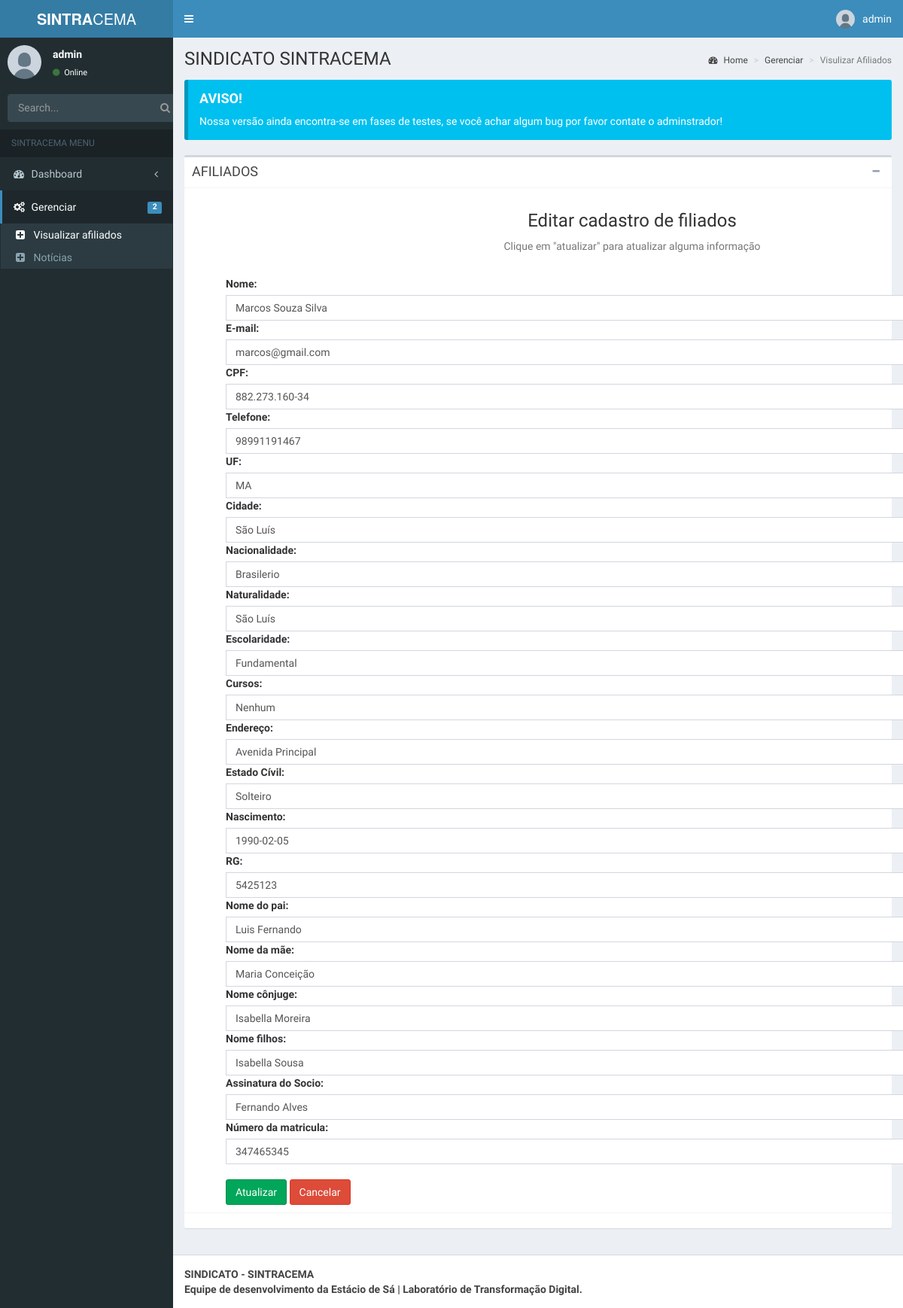
The page /admin/pages/layout/edit.php?id=1 (signed in) on the database as committed earlier.
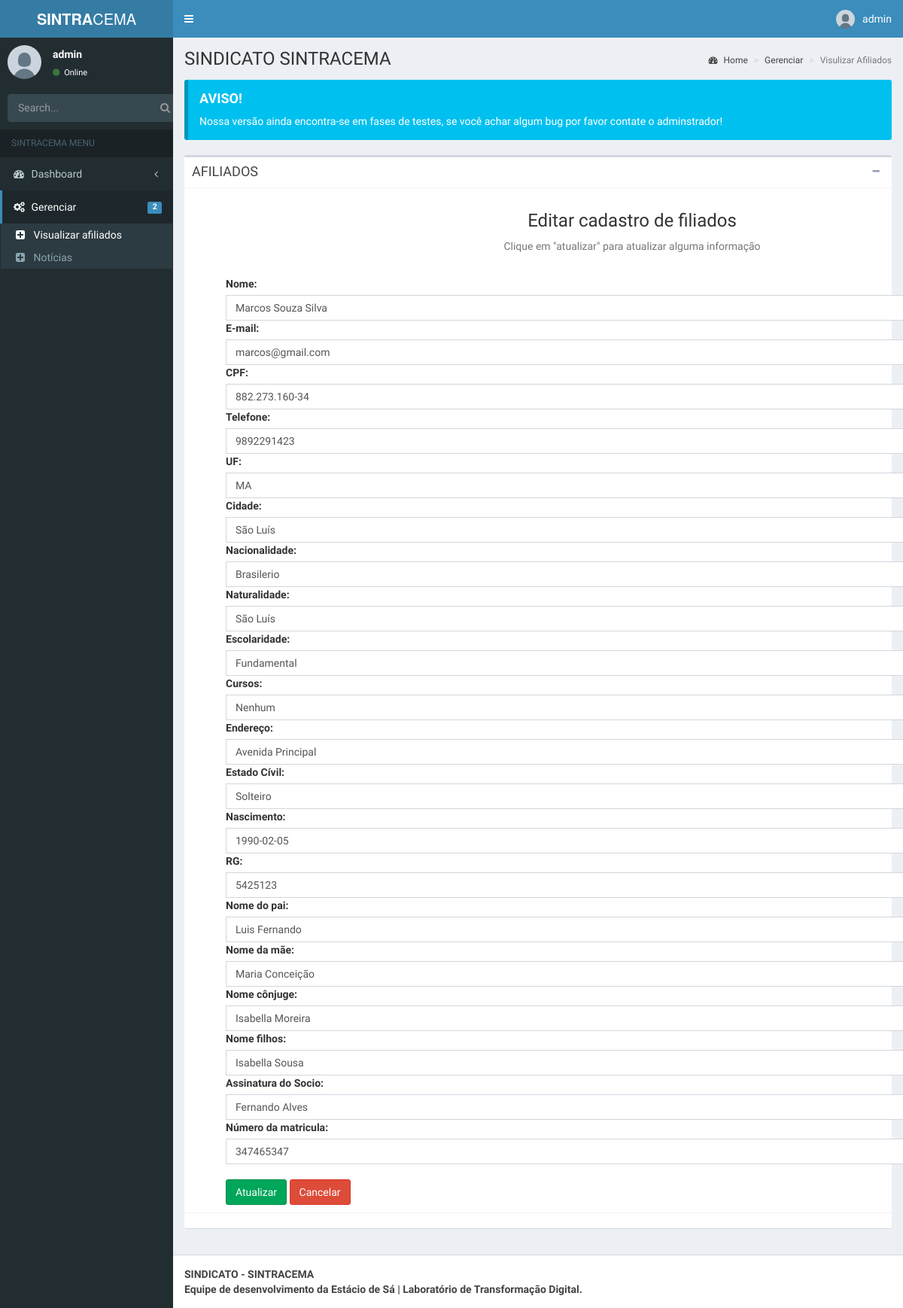
The same page on the database as committed later.
### tables this page shows
CREATE TABLE `filiais` (
  `id` int(11) NOT NULL,
  `nome` varchar(100) DEFAULT NULL,
  `email` varchar(150) NOT NULL,
  `uf` varchar(2) DEFAULT NULL,
  `cidade` varchar(30) DEFAULT NULL,
  `nacionalidade` varchar(20) DEFAULT NULL,
  `naturalidade` varchar(30) DEFAULT NULL,
  `escolaridade` varchar(20) DEFAULT NULL,
  `cursos` varchar(255) NOT NULL,
  `endereco` varchar(100) DEFAULT NULL,
  `estado_civil` varchar(20) DEFAULT NULL,
  `nascimento` date NOT NULL,
  `fone` varchar(20) NOT NULL,
  `cpf` varchar(20) NOT NULL,
  `rg` varchar(20) NOT NULL,
  `nome_pai` varchar(100) DEFAULT NULL,
  `nome_mae` varchar(100) DEFAULT NULL,
  `nome_conjuge` varchar(100) DEFAULT NULL,
  `nome_filhos` varchar(100) DEFAULT NULL,
  `assinatura_socio` varchar(100) DEFAULT NULL,
  `numero_matricula` int(100) NOT NULL,
  `registrado` timestamp NOT NULL DEFAULT current_timestamp() ON UPDATE current_timestamp()
);

### admin/pages/layout/edit.php (the view, shortened to what the changed rows need)
<?php
    include('../../../db/conexao.php');
?>
<?php
    $id = $_GET["id"];
?>
<!DOCTYPE html>
<html>
  <head>
    <link rel="stylesheet" href="../../bootstrap/css/bootstrap.min.css">
    <link rel="stylesheet" href="https://maxcdn.bootstrapcdn.com/font-awesome/4.4.0/css/font-awesome.min.css">
    <link rel="stylesheet" href="https://code.ionicframework.com/ionicons/2.0.1/css/ionicons.min.css">
    <link rel="stylesheet" href="../../dist/css/AdminLTE.min.css">
    <link rel="stylesheet" href="../../dist/css/skins/_all-skins.min.css">
  <body class="hold-transition skin-blue fixed sidebar-mini">
    <div class="wrapper">
      <div class="content-wrapper">
        <section class="content-header">
          <h1>
            SINDICATO SINTRACEMA
          </h1>
        </section>
        <section class="content">
          <div class="box">
            <div class="box-body">
            <div class="container">
      <br>
    <?php
    $sql = "SELECT * FROM `filiais` WHERE id = $id LIMIT 1";
    $result = mysqli_query($mysqli, $sql);
    $row = mysqli_fetch_assoc($result);
    ?>
    <div class="container-fluid divForm">
      <form action="" method="post">
<div class="container-fluid">
              <label class="form-label">Nome:</label>
              <input type="text" class="form-control custom-input" name="nome" value="<?php echo $row['nome']; ?>">
              <label class="form-label">E-mail:</label>
              <input type="text" class="form-control custom-input custom-input" name="email" value="<?php echo $row['email']; ?>">
              <label class="form-label">CPF:</label>
              <input type="text" class="form-control custom-input" name="cpf" value="<?php echo $row['cpf']; ?>">
              <label class="form-label">Telefone:</label>
              <input type="text" class="form-control custom-input" name="fone" value="<?php echo $row['fone']; ?>">
              <label class="form-label">UF:</label>
              <input type="text" class="form-control custom-input" maxlength="2" name="UF" value="<?php echo $row['uf']; ?>">
              <label class="form-label">Cidade:</label>
              <input type="text" class="form-control custom-input" name="cidade" value="<?php echo $row['cidade']; ?>">
              <label class="form-label">Nacionalidade:</label>
              <input type="text" class="form-control custom-input" name="nacionalidade" value="<?php echo $row['nacionalidade']; ?>">
              <label class="form-label">Naturalidade:</label>
              <input type="text" class="form-control custom-input" name="naturalidade" value="<?php echo $row['naturalidade']; ?>">
              <label class="form-label">Escolaridade:</label>
              <input type="text" class="form-control custom-input" name="escolaridade" value="<?php echo $row['escolaridade']; ?>">
              <label class="form-label">Cursos:</label>
              <input type="text" class="form-control custom-input" name="curso" value="<?php echo $row['cursos']; ?>">
              <label class="form-label">Endereço:</label>
              <input type="text" class="form-control custom-input" name="endereco" value="<?php echo $row['endereco']; ?>">
              <label class="form-label">Estado Cívil:</label>
              <input type="text" class="form-control custom-input" name="estado_civil" value="<?php echo $row['estado_civil']; ?>">
              <label class="form-label">Nascimento:</label>
              <input type="text" class="form-control custom-input" name="nascimento" value="<?php echo $row['nascimento']; ?>">
              <label class="form-label">RG:</label>
              <input type="text" class="form-control custom-input" name="rg" value="<?php echo $row['rg']; ?>">
              <label class="form-label">Nome do pai:</label>
              <input type="text" class="form-control custom-input" name="nome_pai" value="<?php echo $row['nome_pai']; ?>">
              <label class="form-label">Nome da mãe:</label>
              <input type="text" class="form-control custom-input" name="nome_mae" value="<?php echo $row['nome_mae']; ?>">
              <label class="form-label">Nome cônjuge:</label>
              <input type="text" class="form-control custom-input" name="nome_conjuge" value="<?php echo $row['nome_conjuge']; ?>">
              <label class="form-label">Nome filhos:</label>
              <input type="text" class="form-control custom-input" name="nome_filhos" value="<?php echo $row['nome_filhos']; ?>">
              <label class="form-label">Assinatura do Socio:</label>
              <input type="text" class="form-control custom-input" name="assinatura_socio" value="<?php echo $row['assinatura_socio']; ?>">
              <label class="form-label">Número da matricula:</label>
              <input type="text" class="form-control custom-input" name="matricula" value="<?php echo $row['numero_matricula']; ?>">
  <br>
          <div>
            <button type="submit" class="btn btn-success" name="submit">Atualizar</button>
            <a href="afiliados.php" class="btn btn-danger">Cancelar</a>
          </div>
</div>
      </form>
    </div>
  </div>
            </div>
          </div>
        </section>
      </div>
    </div>
  </body>
</html>

Rows that differ between the two databases and show on the page:
changed filiais "Marcos Souza Silva": fone "98991191467" → "9892291423"; matricula "347465345" → "347465347"
